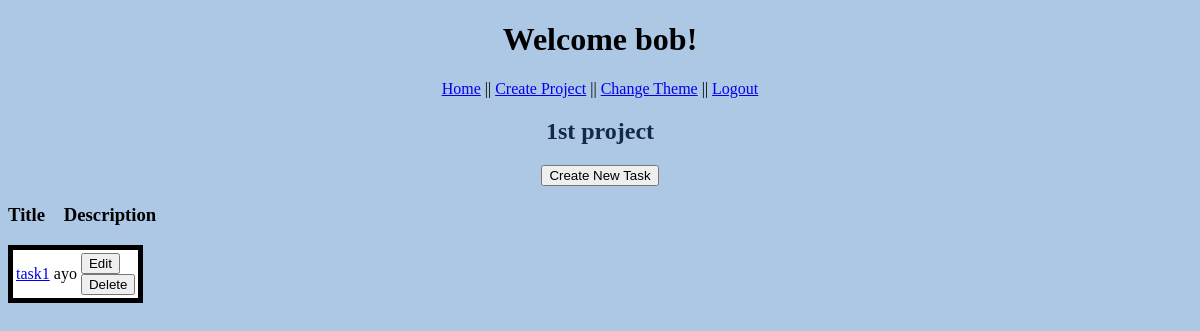
Before: /view_project/1 (signed in) with the older database file.
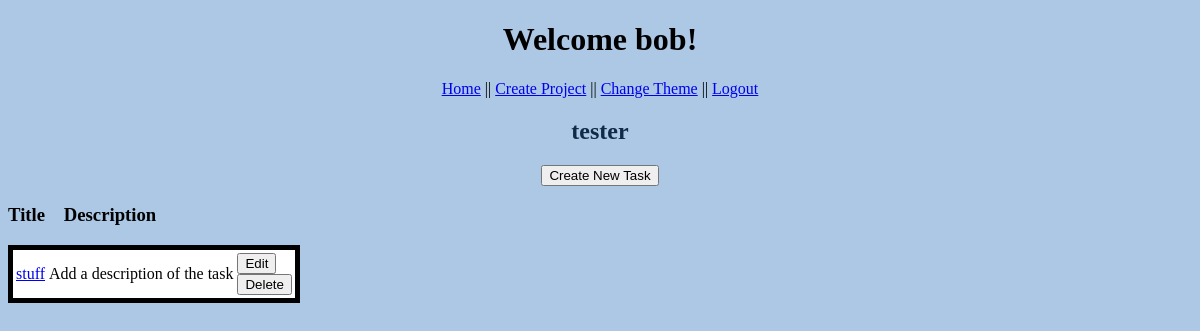
After: the same page with the newer database file.
### models.py (models this page shows, shortened)
class Project(db.Model):
    id = db.Column('id', db.Integer, primary_key = True)
    title = db.Column('title', db.String(200))
    detail = db.Column('detail', db.String(1000))
    company_name = db.Column('company_name', db.String(100))

class Task(db.Model):
    id = db.Column('id', db.Integer, primary_key = True)
    project_id = db.Column(db.Integer, db.ForeignKey('project.id'), nullable=False)
    title = db.Column('title', db.String(200))
    description = db.Column('description', db.String(1000))

### app.py (the view)
@app.route('/view_project/<project_id>')
def get_project(project_id):
    if session.get('user'):
        my_project = find_project_by_id(project_id)
        tasks = find_tasks_by_project(project_id)
        return render_template('view_project.html', project=my_project, user=session['user'], proj_tasks=tasks, theme=session['user_theme'])
    return redirect(url_for('login'))

### models.py (called while the page is built)
def find_project_by_id(p_id):
    return db.session.query(Project).filter_by(id = p_id).one()

def find_tasks_by_project(p_id):
    return db.session.query(Task).filter_by(project_id = p_id).all()

### templates/view_project.html (shortened to what this page needs)
<!DOCTYPE html>
<html lang="en">
    <head>
        {% if theme == 1 %}
            <link rel="stylesheet" href="{{ url_for('static', filename='main.css')}}">
        {% else %}
            <link rel="stylesheet" href="{{ url_for('static', filename='second.css')}}">
        {% endif %}
    </head>
    <body>
        <h1>Welcome {{user}}!</h1>
        <nav>
            <a href="{{ url_for('index') }}">Home</a> ||
            <a href="{{ url_for('new_project') }}">Create Project</a> ||
            <a href="{{ url_for('change_style', theme_id=theme) }}" method = "get">Change Theme</a> ||
            <a href="{{ url_for('logout') }}">Logout</a>
        </nav>
        <div class="projectView">
            <h2>{{project.title}}</h2>
            <form action="{{ url_for('new_task', project_id=project.id)}}">
                <input type="submit" value="Create New Task">
            </form>
        </div>
        <h3>Title&emsp;Description</h3>
        <div class="box">
            <table class="insideBox">
                {% for task in proj_tasks%}
                <tr>
                    <td><a href="{{ url_for('view_task', project_id=project.id, t_id=task.id)}}">{{task.title}}</a></td>
                    <td>{{task.description}}</td>
                    <td>
                        <form action="{{url_for('edit_task',project_id=project.id,t_id=task.id)}}" method = "get">
                            <input type="submit" value="Edit">
                        </form>
                        <form action="{{url_for('delete_task',project_id=project.id,t_id=task.id)}}" method = "post">
                            <input type="submit" value="Delete">
                        </form>
                    </td>
                </tr>
                {% endfor %}
            </table>
        </div>
    </body>
</html>

Changed rows visible on the page:
removed Task: title "task1", description "ayo"
changed Project: title "1st project" → "tester"
added Task: title "stuff", description "Add a description of the task"
